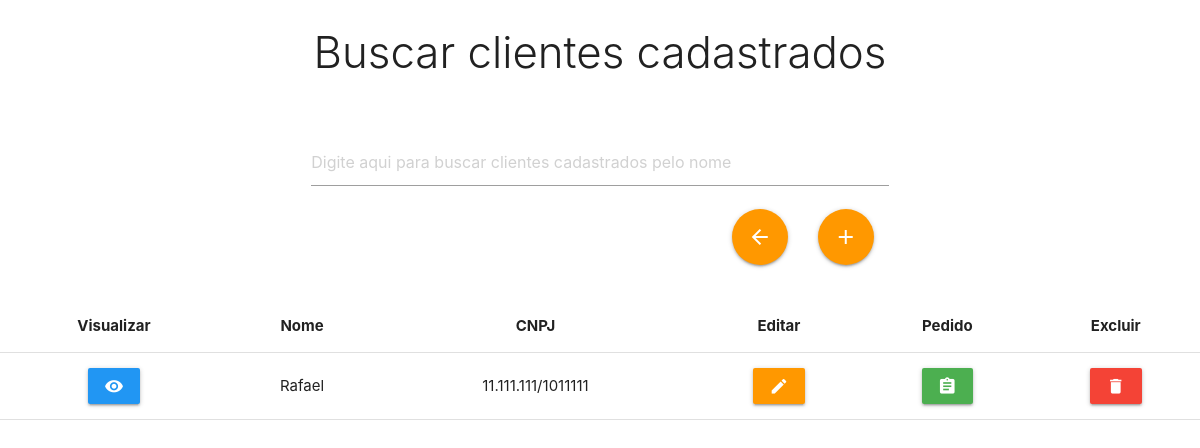
Page /cliente/clientes.php on the earlier database version.
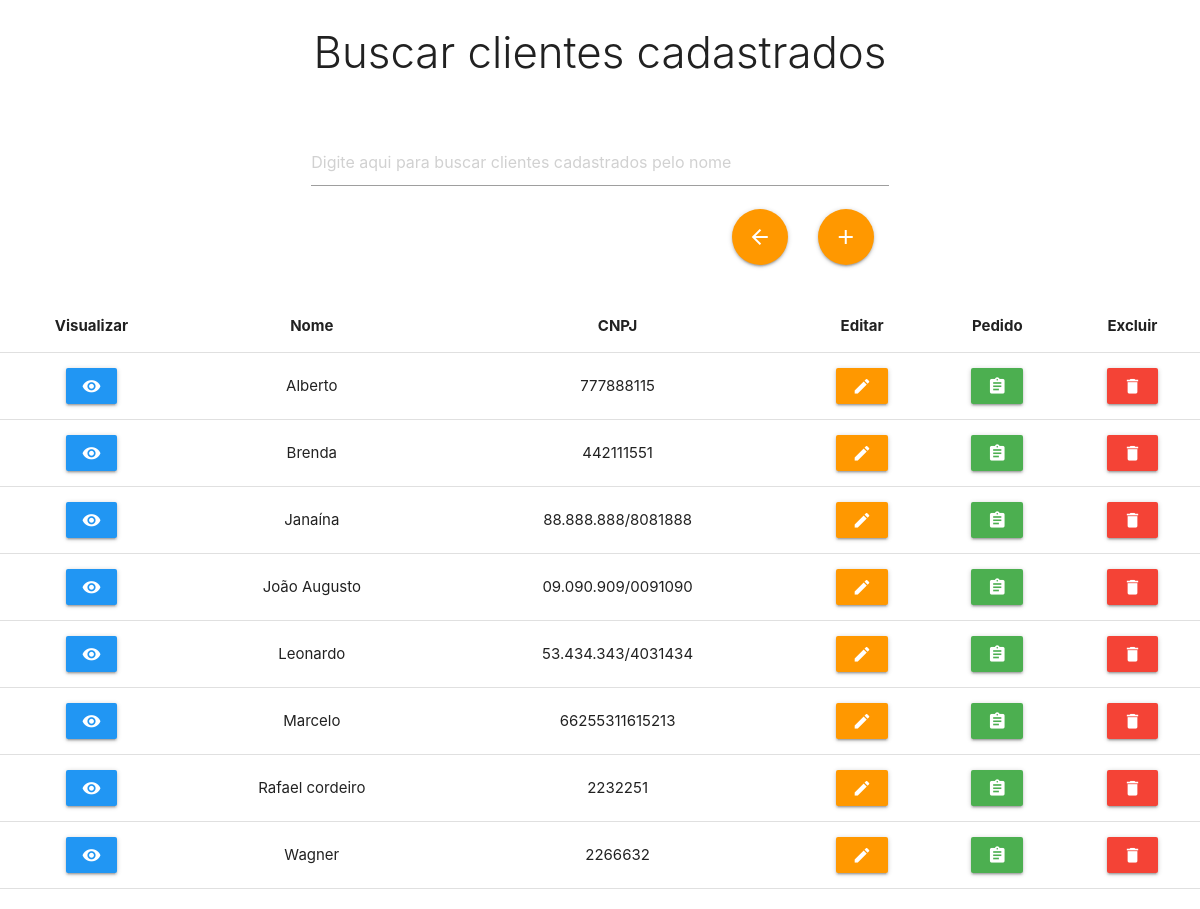
Same page on the later database version.
### tables this page shows
CREATE TABLE `cliente` (
  `id_cliente` int(11) NOT NULL,
  `nome` varchar(50) NOT NULL,
  `cnpj` varchar(18) NOT NULL,
  `ie` varchar(17) NOT NULL,
  `client` varchar(255) NOT NULL,
  `telefone` varchar(14) NOT NULL,
  `celular` varchar(15) NOT NULL,
  `email` varchar(255) NOT NULL,
  `cep` varchar(9) NOT NULL,
  `logradouro` varchar(255) NOT NULL,
  `numero` int(10) NOT NULL,
  `complemento` varchar(255) NOT NULL,
  `bairro` varchar(255) NOT NULL,
  `cidade` varchar(255) NOT NULL,
  `UF` char(2) NOT NULL
);

### cliente/clientes.php (the view, shortened to what this page needs)
<!DOCTYPE html>
<html lang="pt-br">
<head>
    <link rel="stylesheet" href="../css/main.css">
    <link rel="stylesheet" href="https://cdnjs.cloudflare.com/ajax/libs/materialize/1.0.0/css/materialize.min.css">
</head>
<body>
    <div class="row">
        <div class="center-align">
            <h3 class="light">Buscar clientes cadastrados</h3></br></br>
                <div class="col s12 m6 push-m3 ">
                    <input type="text" name="busca" id="busca" placeholder="Digite aqui para buscar clientes cadastrados pelo nome">
                    <a href="cadastrarCliente.php" class="btn-floating  btn-large waves-effect waves-light orange darken"><i class="material-icons">add</i></a>
                    <a href="../index.php" class="btn-floating btn-large waves-effect waves light orange darken"><i class="material-icons">arrow_back</i></a>
                </div>
        </div>
    </div>
    <div class='row'>
        <table class='highlight centered responsive-table'>
            <thead>
                <tr>
                    <th>Visualizar</th>
                    <th>Nome</th>
                    <th>CNPJ</th>
                    <th>Editar</th>
                    <th>Pedido</th>
                    <th>Excluir</th>
                </tr>
            </thead>
            <?php
                require_once '../banco/conexao.php';
                $query = "SELECT * FROM cliente ORDER BY nome ASC";
                $execut = mysqli_query($conexao,$query);
                while ($dados = mysqli_fetch_array($execut)){
                    $id = $dados['id_cliente'];
                    $nome = $dados['nome'];
                    $cnpj = $dados['cnpj'];
                    echo"
                        <tbody id = 'myTable'>
                            <tr>
                                <td>
                                    <form action='visualizarCliente.php' method='POST'>
                                        <input type = 'hidden' name = 'id_cliente' value = '$id'/>
                                        <button type='submit' class='btn waves-effect waves-light blue'><i class='material-icons'>remove_red_eye</i></button>
                                    </form>
                                </td>
                                <td>$nome</td>
                                <td>$cnpj</td>
                                <td>
                                    <form action = 'editarCliente.php' method = 'POST'>
                                        <input type = 'hidden' name = 'id_cliente' value = '$id'/>
                                        <button type='submit' class='btn waves-effect waves-light orange darken'><i class='material-icons'>edit</i></button>
                                    </form>
                                </td>
                                <td>
                                    <form action = '../pedidos/novoPedido.php' method = 'POST'>
                                        <input type = 'hidden' name = 'id_pedido' value = '$id'/>
                                        <button type='submit' class='btn waves-effect waves-light green'><i class='material-icons'>assignment</i></button>
                                    </form>
                                </td>
                                <td>
                                    <div>
                                        <a class='waves-effect waves-light btn modal-trigger red' href='#modal1'><i class='material-icons'>delete</i></a>
                                    </div>
                                                <input type = 'hidden' name = 'id_cliente' value = '$id'/>
                                    </td>
                        </tbody>
                    ";
                }
            ?>
        </table>
    </div>
</body>
</html>

### css/main.css (style rules this page uses)
a.btn-floating { margin: 15px; float: right; }
td { word-break: break-all; }

Differences in the rows shown:
removed cliente: nome "Rafael", cnpj "11.111.111/1011111"
added cliente: nome "Alberto", cnpj "777888115"
added cliente: nome "Brenda", cnpj "442111551"
added cliente: nome "Janaína", cnpj "88.888.888/8081888"
added cliente: nome "João Augusto", cnpj "09.090.909/0091090"
added cliente: nome "Leonardo", cnpj "53.434.343/4031434"
added cliente: nome "Marcelo", cnpj "66255311615213"
added cliente: nome "Rafael cordeiro", cnpj "2232251"
added cliente: nome "Wagner", cnpj "2266632"
